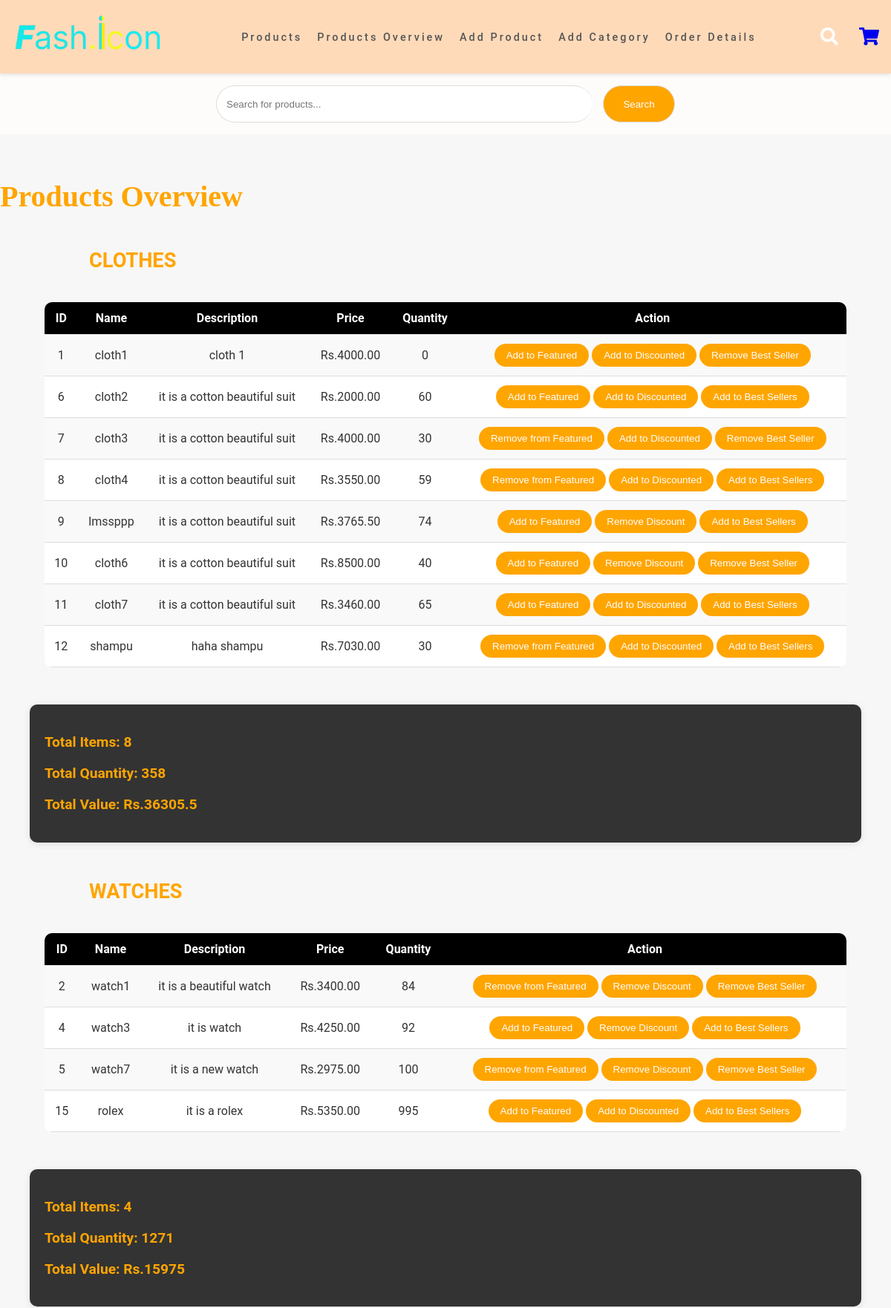
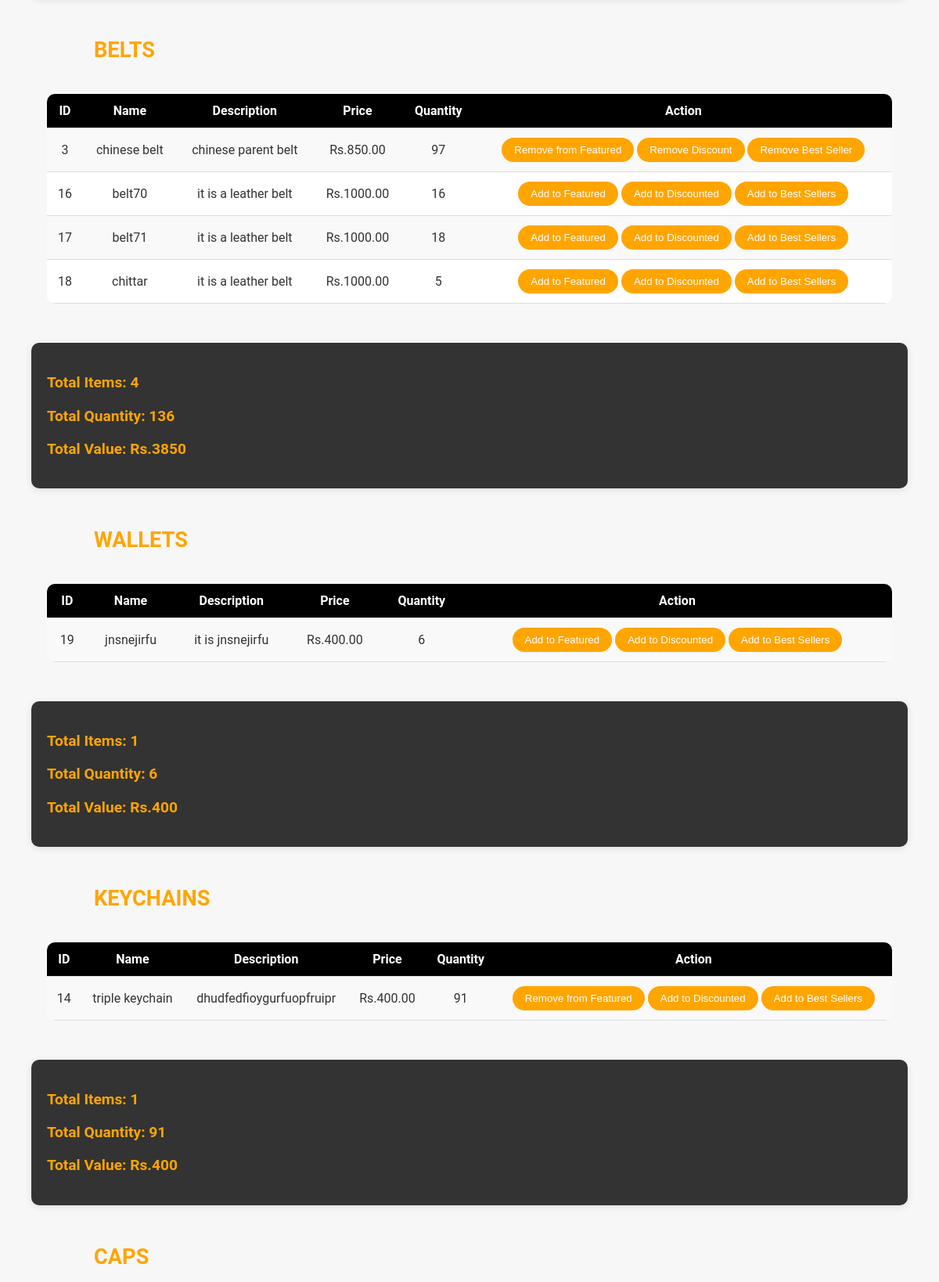
Page /products/overview/ (signed in, upper part) on the committed database (2 pictures, top to bottom).
### keychain_app/models.py (models this page shows, shortened)
class Category(models.Model):
    name = models.CharField(max_length=100)
    url_name = models.SlugField(unique=True, default='none')  # Specify a default value
    image = models.ImageField(upload_to='category_images/', blank=True, null=True)  # Add image field
    description = models.TextField(blank=True)

class Product(models.Model):
    name = models.CharField(max_length=100)
    description = models.TextField()
    price = models.DecimalField(max_digits=10, decimal_places=2)
    original_price = models.DecimalField(max_digits=10, decimal_places=2, null=True, blank=True)
    quantity = models.PositiveIntegerField()
    image = models.ImageField(upload_to='products/')
    is_featured = models.BooleanField(default=False)
    is_discounted = models.BooleanField(default=False)
    is_best_seller = models.BooleanField(default=False)
    category = models.ForeignKey('Category', related_name='products', on_delete=models.CASCADE)
    rack_number = models.CharField(max_length=50, blank=True, null=True)
    barcode = models.CharField(max_length=12, unique=True, blank=False, null=False)  # Default barcode
    gross_price = models.DecimalField(max_digits=10, decimal_places=2, null=True, blank=True, default='300')  # New Field

### keychain_app/views.py (the view, shortened to what this page needs)
# urls.py: path('products/overview/', views.products_overview, name='products_overview'),
@staff_member_required
def products_overview(request):
    search_query = request.GET.get('search', '').strip()
    categories = Category.objects.all()
    if search_query:
        products = Product.objects.filter(name__icontains=search_query)
    else:
        products = Product.objects.all()  # Set to all products if no search query
    category_data = []
    for category in categories:
        category_products = category.products.all()
        category_quantity = category_products.aggregate(total_quantity=Sum('quantity'))['total_quantity'] or 0
        category_price = category_products.aggregate(total_price=Sum('price'))['total_price'] or 0
        category_data.append({
            'category': category,
            'products': category_products,
            'total_quantity': category_quantity,
            'total_price': category_price,
        })
    total_items = products.count()
    total_quantity = products.aggregate(Sum('quantity'))['quantity__sum'] or 0
    total_price_sum = products.aggregate(Sum('price'))['price__sum'] or 0
    return render(request, 'products_overview.html', {
        'categories': category_data,
        'total_items': total_items,
        'total_quantity': total_quantity,
        'total_price_sum': total_price_sum,
        'search_query': search_query,
        'filtered_products': products,
    })

### keychain_app/templates/products_overview.html (shortened to what this page needs)
{% load static %}
<!DOCTYPE html>
<html lang="en">
<head>
    <link rel="stylesheet" href="https://cdnjs.cloudflare.com/ajax/libs/font-awesome/5.15.2/css/all.min.css" />
</head>
<body>
    <nav class="navbar-goofy">
        <div class="logo-fun">            <img src="{% static 'images/logo.png' %}" alt="Logo">
        </div>
        <ul class="nav-links-goofy">
            <li><a href="{% url 'products_view' %}">Products</a></li>
            <li><a href="{% url 'products_overview' %}">Products Overview</a></li>
            <li><a href="{% url 'add_product' %}">Add Product</a></li>
            <li><a href="{% url 'add_category' %}">Add Category</a></li>
            <li><a href="{% url 'order_details' %}">Order Details</a></li>
        </ul>
        <div class="nav-icons-goofy">
            <i class="fas fa-search"></i>
            <a href="{% url 'view_cart' %}"><i class="fas fa-shopping-cart"></i></a>
        </div>
    </nav>
    <div class="search-bar-funny">
        <form method="GET" action="">
            <input type="text" name="search" placeholder="Search for products..." value="{{ request.GET.search }}">
            <button id="search-button" type="submit">Search</button>
        </form>
    </div>
    <h1>Products Overview</h1>
    {% if search_query %}
        <h2>Search Results for "{{ search_query }}"</h2>
        <table>
            <tr>
                <th>ID</th>
                <th>Name</th>
                <th>Description</th>
                <th>Price</th>
                <th>Quantity</th>
                <th>Action</th>
            </tr>
            {% for product in filtered_products %}
            <tr>
                <td>{{ product.id }}</td>
                <td>{{ product.name }}</td>
                <td>{{ product.description }}</td>
                <td>Rs.{{ product.price }}</td>
                <td>{{ product.quantity }}</td>
                <td>
                    <form method="post">
                        {% csrf_token %}
                        <input type="hidden" name="product_id" value="{{ product.id }}">
                        {% if product.is_featured %}
                        <button type="submit" name="action" value="remove">Remove from Featured</button>
                        {% else %}
                        <button type="submit" name="action" value="feature">Add to Featured</button>
                        {% endif %}
                        {% if product.is_discounted %}
                        <button type="submit" name="action" value="remove_discount">Remove Discount</button>
                        {% else %}
                        <button type="submit" name="action" value="discount">Add to Discounted</button>
                        {% endif %}
                        {% if product.is_best_seller %}
                        <button type="submit" name="action" value="remove_best_seller">Remove Best Seller</button>
                        {% else %}
                        <button type="submit" name="action" value="best_seller">Add to Best Sellers</button>
                        {% endif %}
                    </form>
                </td>
            </tr>
            {% endfor %}
        </table>
    {% else %}
        {% for data in categories %}
            <h2>{{ data.category.name }}</h2>
            <table>
                <tr>
                    <th>ID</th>
                    <th>Name</th>
                    <th>Description</th>
                    <th>Price</th>
                    <th>Quantity</th>
                    <th>Action</th>
                </tr>
                {% for product in data.products %}
                <tr>
                    <td>{{ product.id }}</td>
                    <td>{{ product.name }}</td>
                    <td>{{ product.description }}</td>
                    <td>Rs.{{ product.price }}</td>
                    <td>{{ product.quantity }}</td>
                    <td>
                        <form method="post">
                            {% if product.is_featured %}
                            <button type="submit" name="action" value="remove">Remove from Featured</button>
                            {% else %}
                            <button type="submit" name="action" value="feature">Add to Featured</button>
                            {% endif %}
                            {% if product.is_discounted %}
                            <button type="submit" name="action" value="remove_discount">Remove Discount</button>
                            {% else %}
                            <button type="submit" name="action" value="discount">Add to Discounted</button>
                            {% endif %}
                            {% if product.is_best_seller %}
                            <button type="submit" name="action" value="remove_best_seller">Remove Best Seller</button>
                            {% else %}
                            <button type="submit" name="action" value="best_seller">Add to Best Sellers</button>
                            {% endif %}
                        </form>
                    </td>
                </tr>
                {% endfor %}
            </table>
            <div class="summary">
                <p>Total Items: {{ data.products.count }}</p>
                <p>Total Quantity: {{ data.total_quantity }}</p>
                <p>Total Value: Rs.{{ data.total_price }}</p>
            </div>
        {% endfor %}
    {% endif %}
</body>
</html>

### keychain_app/templates/products_overview.html (style rules this page uses)
.logo-fun img { height: 60px; width: auto; }
body { margin: 0; font-family: 'Roboto', sans-serif; background-color: #f7f7f7; color: #fff; display: flex; flex-direction: column; min-height: 100vh; }
.navbar-goofy { display: flex; justify-content: space-between; align-items: center; padding: 1em; background-color: peachpuff; box-shadow: 0 2px 5px rgba(0, 0, 0, 0.1); position: sticky; top: 0; z-index: 100; }
.logo-fun { font-size: 1.8em; font-weight: bold; }
.nav-links-goofy { position: relative; list-style: none; display: flex; gap: 20px; letter-spacing: 3px; }
.nav-links-goofy li a { text-decoration: none; color: #555; font-weight: 500; transition: color 0.3s; font-size: 0.9em; }
.nav-icons-goofy i { margin-left: 1em; font-size: 1.5em; transition: transform 0.3s; }
.search-bar-funny { display: flex; justify-content: center; padding: 1em 0; background-color: #FDFCFB; }
.search-bar-funny form { width: 100%; display: flex; justify-content: center; }
.search-bar-funny input { width: 40%; padding: 1em; border: 1px solid #ddd; border-radius: 25px; border-right: none; }
.search-bar-funny button { padding: 1em 2em; background-color: orange; color: white; border: 1px solid #ddd; border-radius: 25px; cursor: pointer; height: 50px; margin-left: 1em; }
h1 { font-size: 2.5em; font-family: 'Playfair Display', serif; color: orange; margin-top: 1.5em; }
h2 { font-size: 1.7em; color: orange; margin: 20px 0; text-align: left; padding-left: 10%; text-transform: uppercase; }
table { width: 90%; margin: 20px auto; border-collapse: collapse; background-color: #fff; color: #333; border-radius: 10px; overflow: hidden; }
th, td { padding: 12px; border-bottom: 1px solid #ddd; text-align: center; }
th { background-color: #000; color: #fff; }
tbody tr:nth-child(even) { background-color: #f9f9f9; }
button { padding: 0.6em 1.2em; background-color: orange; color: white; border: none; border-radius: 20px; cursor: pointer; }
.summary { width: 90%; margin: 30px auto; background-color: #333; padding: 20px; border-radius: 10px; box-shadow: 0 2px 10px rgba(0, 0, 0, 0.1); font-size: 1.2em; font-weight: bold; color: orange; }

### rows in the picture
Category: category.name "CLOTHES", products.count "8", total_quantity "358", total_price "36305.5"
Product: id "1", name "cloth1", description "cloth 1", price "4000.00", quantity "0", is_featured "Add to Featured", is_discounted "Add to Discounted", is_best_seller "Remove Best Seller"
Product: id "6", name "cloth2", description "it is a cotton beautiful suit", price "2000.00", quantity "60", is_featured "Add to Featured", is_discounted "Add to Discounted", is_best_seller "Add to Best Sellers"
Product: id "7", name "cloth3", description "it is a cotton beautiful suit", price "4000.00", quantity "30", is_featured "Remove from Featured", is_discounted "Add to Discounted", is_best_seller "Remove Best Seller"
Product: id "8", name "cloth4", description "it is a cotton beautiful suit", price "3550.00", quantity "59", is_featured "Remove from Featured", is_discounted "Add to Discounted", is_best_seller "Add to Best Sellers"
Product: id "9", name "lmssppp", description "it is a cotton beautiful suit", price "3765.50", quantity "74", is_featured "Add to Featured", is_discounted "Remove Discount", is_best_seller "Add to Best Sellers"
Product: id "10", name "cloth6", description "it is a cotton beautiful suit", price "8500.00", quantity "40", is_featured "Add to Featured", is_discounted "Remove Discount", is_best_seller "Remove Best Seller"
Product: id "11", name "cloth7", description "it is a cotton beautiful suit", price "3460.00", quantity "65", is_featured "Add to Featured", is_discounted "Add to Discounted", is_best_seller "Add to Best Sellers"
Product: id "12", name "shampu", description "haha shampu", price "7030.00", quantity "30", is_featured "Remove from Featured", is_discounted "Add to Discounted", is_best_seller "Add to Best Sellers"
Category: category.name "WATCHES", products.count "4", total_quantity "1271", total_price "15975"
Product: id "2", name "watch1", description "it is a beautiful watch", price "3400.00", quantity "84", is_featured "Remove from Featured", is_discounted "Remove Discount", is_best_seller "Remove Best Seller"
Product: id "4", name "watch3", description "it is watch", price "4250.00", quantity "92", is_featured "Add to Featured", is_discounted "Remove Discount", is_best_seller "Add to Best Sellers"
Product: id "5", name "watch7", description "it is a new watch", price "2975.00", quantity "100", is_featured "Remove from Featured", is_discounted "Remove Discount", is_best_seller "Remove Best Seller"
Product: id "15", name "rolex", description "it is a rolex", price "5350.00", quantity "995", is_featured "Add to Featured", is_discounted "Add to Discounted", is_best_seller "Add to Best Sellers"
Category: category.name "BELTS", products.count "4", total_quantity "136", total_price "3850"
Product: id "3", name "chinese belt", description "chinese parent belt", price "850.00", quantity "97", is_featured "Remove from Featured", is_discounted "Remove Discount", is_best_seller "Remove Best Seller"
Product: id "16", name "belt70", description "it is a leather belt", price "1000.00", quantity "16", is_featured "Add to Featured", is_discounted "Add to Discounted", is_best_seller "Add to Best Sellers"
Product: id "17", name "belt71", description "it is a leather belt", price "1000.00", quantity "18", is_featured "Add to Featured", is_discounted "Add to Discounted", is_best_seller "Add to Best Sellers"
Product: id "18", name "chittar", description "it is a leather belt", price "1000.00", quantity "5", is_featured "Add to Featured", is_discounted "Add to Discounted", is_best_seller "Add to Best Sellers"
Category: category.name "WALLETS", products.count "1", total_quantity "6", total_price "400"
Product: id "19", name "jnsnejirfu", description "it is jnsnejirfu", price "400.00", quantity "6", is_featured "Add to Featured", is_discounted "Add to Discounted", is_best_seller "Add to Best Sellers"
Category: category.name "KEYCHAINS", products.count "1", total_quantity "91", total_price "400"
Product: id "14", name "triple keychain", description "dhudfedfioygurfuopfruipr", price "400.00", quantity "91", is_featured "Remove from Featured", is_discounted "Add to Discounted", is_best_seller "Add to Best Sellers"
Category: category.name "CAPS"
